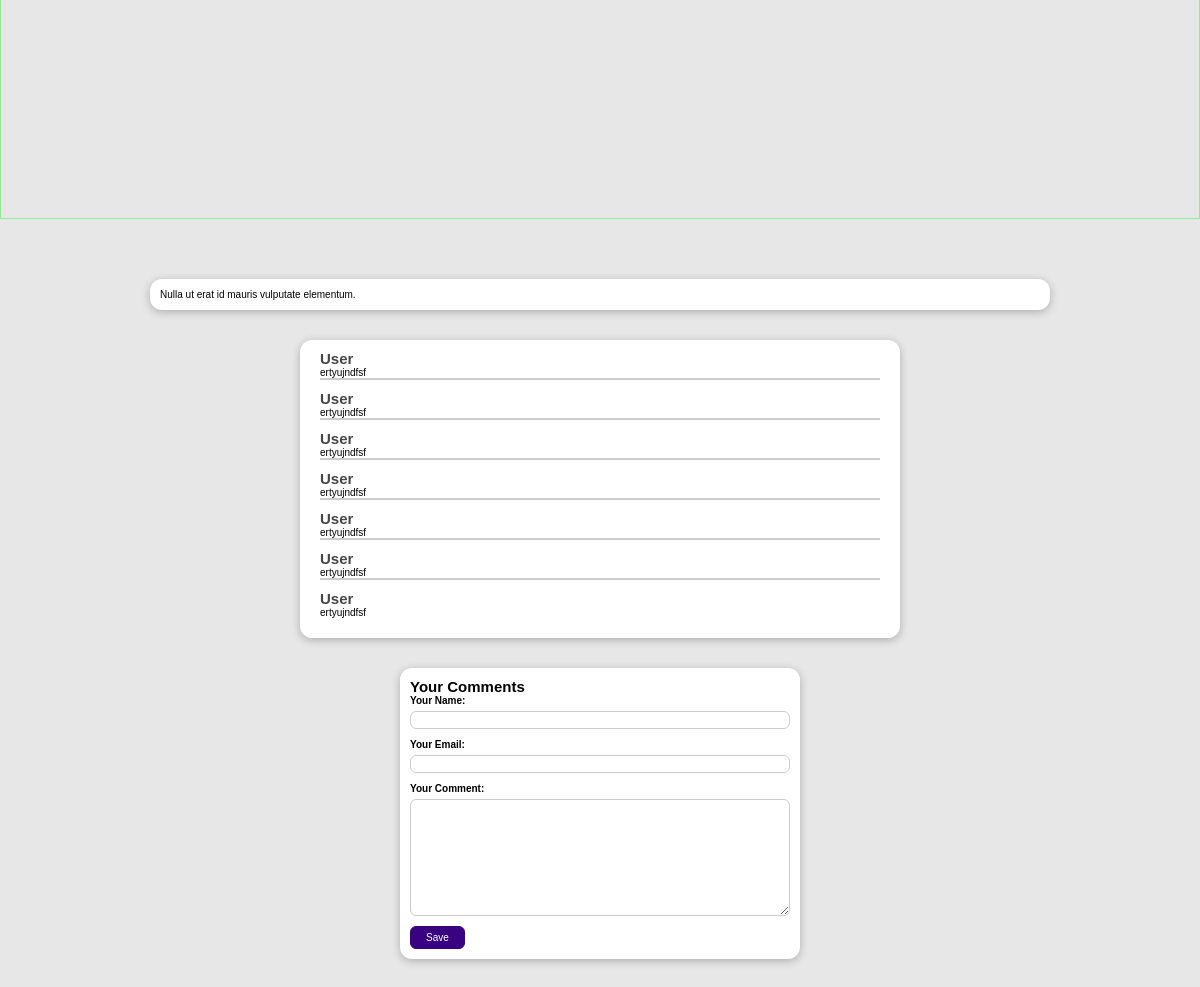
The app's page /posts/trouble-with-bliss-the (lower part), older data.
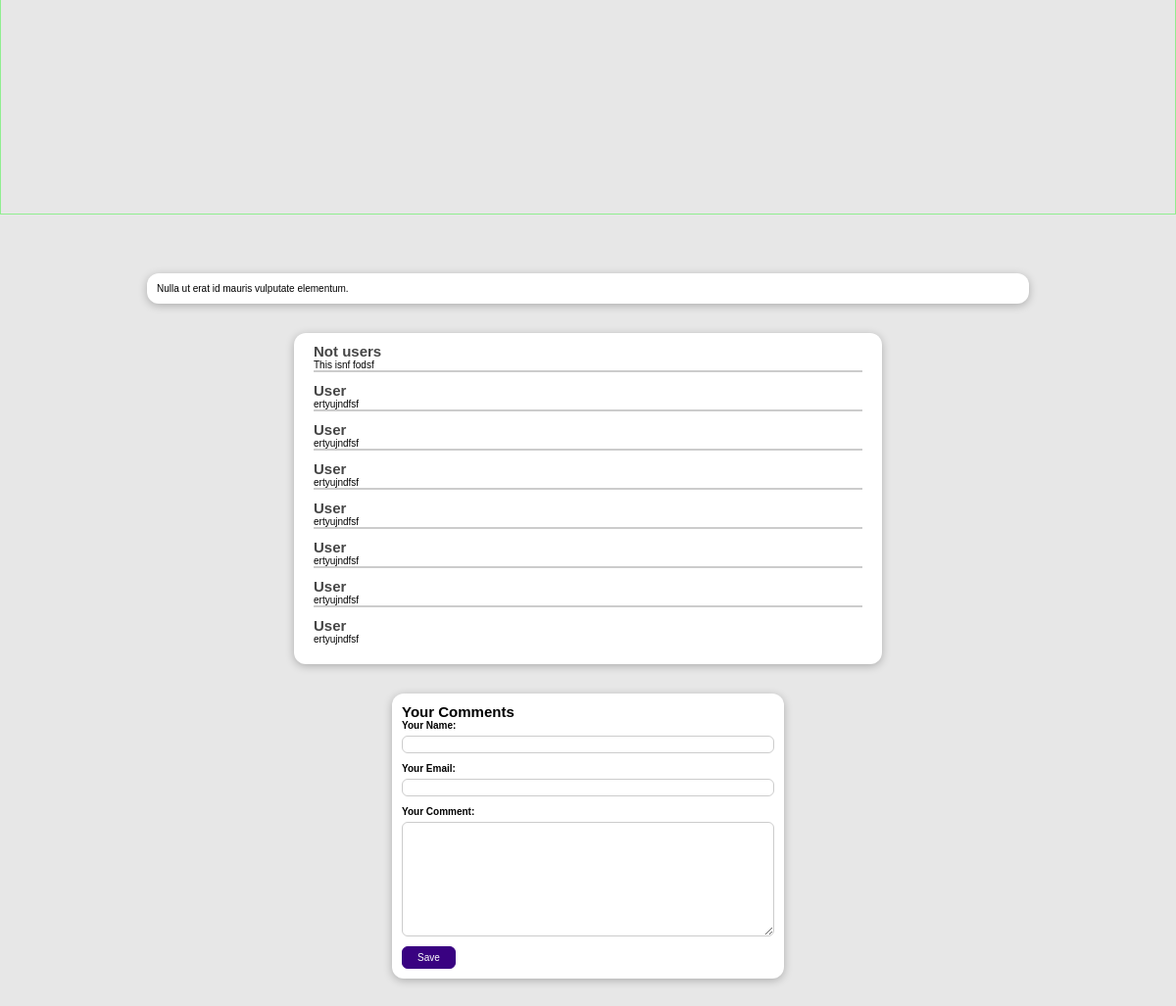
The same page, newer data.
### blog/models.py (models this page shows)
class Comment(models.Model):
  user_name = models.CharField(max_length=120)
  user_email = models.EmailField()
  text = models.TextField(max_length=400)
  post = models.ForeignKey(Post,on_delete=models.CASCADE,related_name="comments")

### blog/views.py (the view, shortened to what this page needs)
# urls.py: path("posts/<slug:slug>",views.SinglePostView.as_view(),name="post-detail-page"),
class SinglePostView(DetailView):
     def is_stored_post(self, request, post_id):
        stored_posts = request.session.get("stored_posts")
        if stored_posts is not None:
          is_saved_for_later = post_id in stored_posts
        else:
          is_saved_for_later = False
        return is_saved_for_later
     def get(self,request,slug):
        post = Post.objects.get(slug =slug )
        context = {
            "post":post,
            "post_tags": post.tags.all(),
            "comment_form":CommentForm(),
            "comments":post.comments.all().order_by("-id"),
            "saved_for_later": self.is_stored_post(request, post.id)
        }
        return  render(request, "blog/single-post-detail.html",context)

### blog/forms.py
class CommentForm(forms.ModelForm):
  class Meta:
    model =Comment
    exclude = ["post"]
    labels = {
      "user_name":"Your Name",
      "user_email":"Your Email",
      "text":"Your Comment"
    }

### blog/models.py (called while the page is built)
  def fullName(self):
    return f"{self.first_name}   {self.last_name}"

  def __str__(self) -> str:
    return self.fullName()

### blog/templates/blog/single-post-detail.html (shortened to what this page needs)
{% extends "index.html" %}
{% load static %}
{% block css_files %}
<link rel="stylesheet" href="{% static "blog/index.css" %}">
<link rel="stylesheet" href="{% static "blog/post-detail.css" %}" />
{% endblock css_files %}
{% block content %}
<section class="top-posts">
  <div class="single-post-container">
  </div>
</section>
<main>
  {{post.content | linebreaks}}
</main>
<section id="comments">
  <ul>
    {% for comment in comments %}
      <li>
        <h2>{{ comment.user_name }}</h2>
        <p>{{ comment.text|linebreaks }}</p>
      </li>
    {% endfor %}
  </ul>
</section>
<section id="comment-form">
  <h2>Your Comments</h2>
  <form action="{% url "post-detail-page" post.slug %}" method="post">
    {% for form_field in comment_form  %}
    <div class="form-control">
      {{form_field.label_tag}}
      {{form_field}}
    </div>
      {% endfor %}
    <button>Save</button>
  </form>
</section>
{% endblock content %}

Row changes from the older to the newer data that the page shows:
added Comment: user_name "Not users", text "This isnf fodsf"
